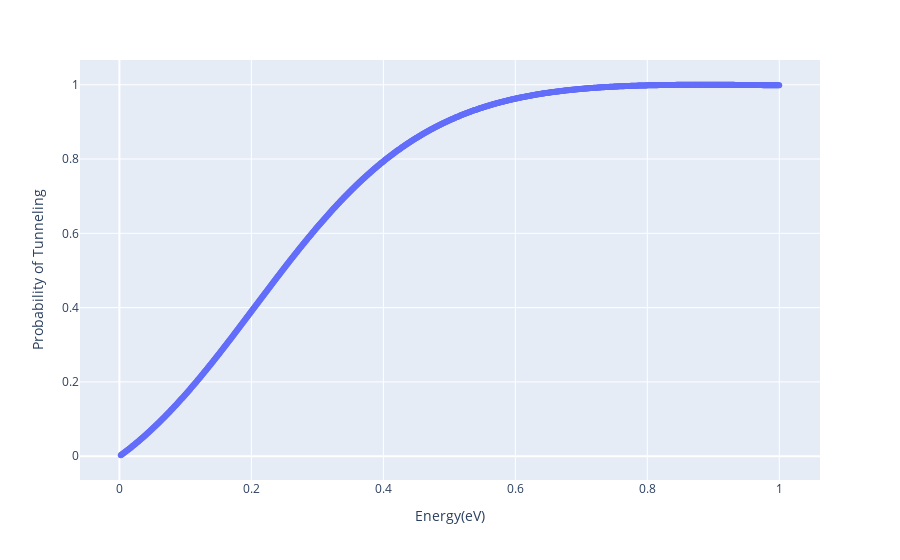

Notebook code for this chart:
### Markdown cell above
### b

### Code cell
@vectorize
def Sinh_squared(x): #only valid for purely real and purely imaginary values
  if imag(x) == 0*units.dimensionless:
    return sinh(x)**2
  else:
    return -sin(abs(x))**2

def transmission_prob(V_0, E, m, a):
  k1 = sqrt(2*m*E/h_bar**2)
  k2 = sqrt(2*m*((V_0-E+0j*eV))/h_bar**2).simplified
  return (1/(1 + Sinh_squared(k2.magnitude*a.simplified.magnitude)*(((k1**2 + k2**2)/(2*k1*k2))**2))).simplified

V0 = 0.25*eV; E = linspace(0, 1, num = 1000); E = delete(E, where([E == V0, E == 0]))*eV; a = 3*nm; m = 6E-32*kg
tunnel_probs = absolute(transmission_prob(V0, E, m, a))

df = DataFrame({'Energy(eV)': E, 'Probability of Tunneling': tunnel_probs})
scatter(df, x = 'Energy(eV)', y = 'Probability of Tunneling')

### Figure 1 — Plotly figure (JSON) as saved in the notebook; plotly's stock layout.template omitted (floating-point values rounded to 4 significant figures; data arrays with more than 128 entries replaced by an {"elided": "..."} marker saying what was removed)
{"data": [{"hovertemplate": "Energy(eV)=%{x}<br>Probability of Tunneling=%{y}<extra></extra>", "legendgroup": "", "marker": {"color": "#636efa", "symbol": "circle"}, "mode": "markers", "name": "", "orientation": "v", "showlegend": false, "x": {"elided": "998 float values"}, "xaxis": "x", "y": {"elided": "998 float values"}, "yaxis": "y", "type": "scatter"}], "layout": {"xaxis": {"anchor": "y", "domain": [0.0, 1.0], "title": {"text": "Energy(eV)"}}, "yaxis": {"anchor": "x", "domain": [0.0, 1.0], "title": {"text": "Probability of Tunneling"}}, "legend": {"tracegroupgap": 0}, "margin": {"t": 60}}}
